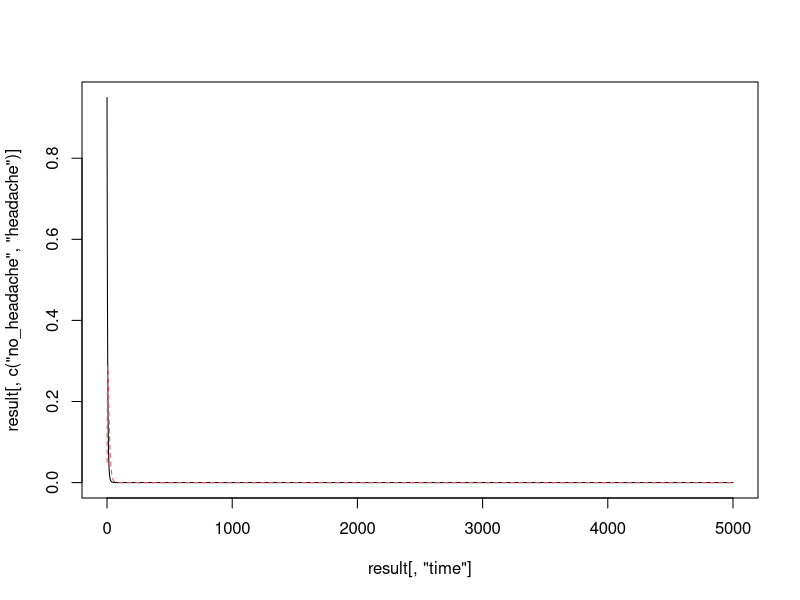
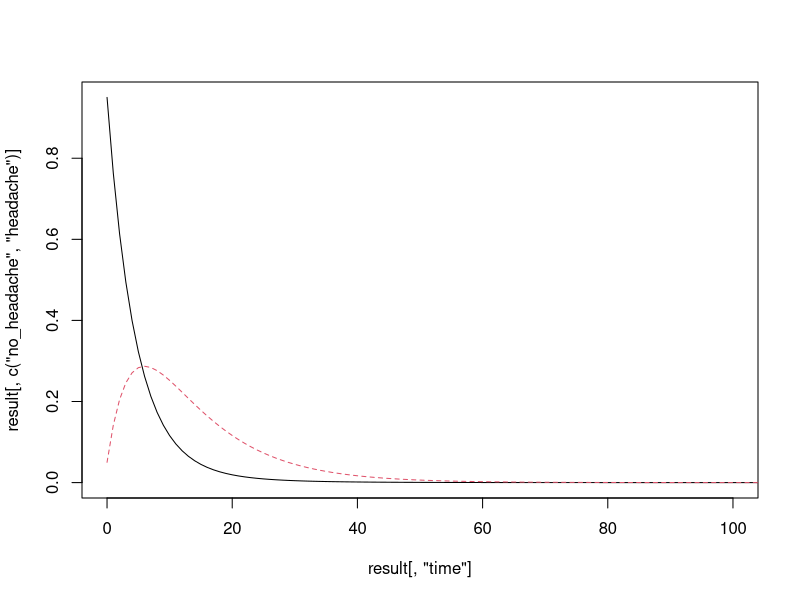

These charts were generated, in order, by the following R code:
## ---- chunk 1
## EPI 501: Differential equations of headaches (or non-infectious diseases)

## Load deSolve
library(deSolve)
## ---- chunk 2
## Set your time steps, initial values, parameters
times <- seq(0, 5000, by = 1)
yinit <- c(no_headache = 0.95, headache = 0.05)
parameters <- c(incidence = 0.02, recovery = 0.01, 
                birth = 0.1, death = 0.2)
## ---- chunk 3
## Create an ODE model -- the solver needs your model written as a function
## that takes in a vector of times, initial values, and parameters 
## (in that order) and returns a list with derivatives of your compartments 
## relative to time.
headache_model <- function(times, yinit, parameters) {
    with(as.list(c(yinit, parameters)), {
        
        ## Define your no headache compartment
        dno_headache <- recovery*headache - 
            incidence*no_headache - death*no_headache 
        
        ## Define your headache compartment
        dheadache <- incidence*no_headache - recovery*headache - 
            death*headache + birth*(headache+no_headache)
        
        ## Don't forget you need to return your compartments
        return(list(c(dno_headache, dheadache)))
    })
}
## ---- chunk 4
## Run your model
result <- as.data.frame(ode(y = yinit, times = times, 
                            func = headache_model, parms = parameters))
## ---- chunk 5
matplot(x = result[, "time"], 
        y = result[, c("no_headache", "headache")], 
        type = "l")
## ---- chunk 6
matplot(x = result[, "time"], 
        y = result[, c("no_headache", "headache")], 
        type = "l", 
        xlim = c(0, 100))
